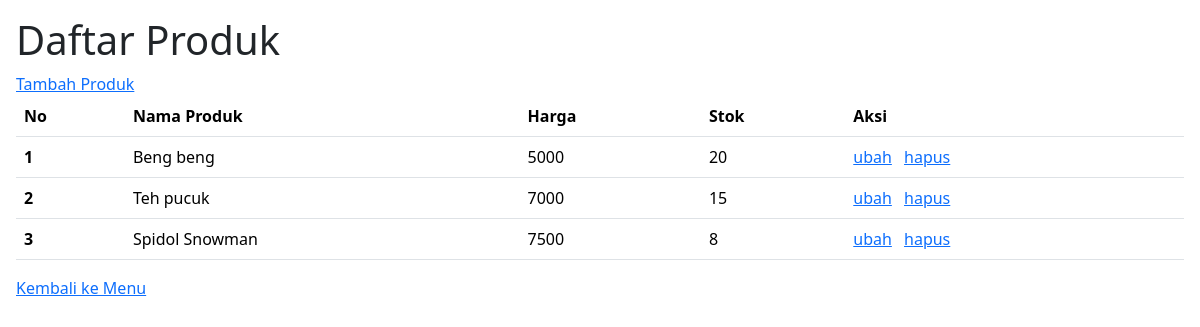
/produk-daftar.php, run on the app's committed database.
### tables this page shows
CREATE TABLE `produk` (
  `produkid` int(11) NOT NULL,
  `namaproduk` varchar(255) NOT NULL,
  `harga` int(11) NOT NULL,
  `stok` int(11) NOT NULL
);

### produk-daftar.php (the view, shortened to what this page needs)
<?php
$host = 'localhost';
$db = 'dbkasir100';
$user = 'root';
$password = '';
$dsn = "mysql:host=$host;dbname=$db;charset=UTF8";
try {
    $pdo = new PDO($dsn, $user, $password);
} catch (PDOException $e) {
    echo $e->getMessage();
}
$sql = "SELECT * FROM produk";
$statement = $pdo->query($sql);
$daftarproduk = $statement->fetchAll(PDO::FETCH_ASSOC);
?>
<!DOCTYPE html>
<html lang="en">
<head>
    <link href="https://cdn.jsdelivr.net/npm/bootstrap@5.3.2/dist/css/bootstrap.min.css" rel="stylesheet">
</head>
<body class="p-3">
    <h1>Daftar Produk</h1>
    <a href="produk-form-tambah.php">Tambah Produk</a>
    <table class="table">
        <thead>
            <tr>
                <th scope="col">No</th>
                <th scope="col">Nama Produk</th>
                <th scope="col">Harga</th>
                <th scope="col">Stok</th>
                <th scope="col">Aksi</th>
            </tr>
        </thead>
        <tbody>
            <?php
            $nomor = 1;
            foreach ($daftarproduk as $produk) {
            ?>
                <tr>
                    <th scope="row"><?php echo $nomor ?></th>
                    <td><?php echo $produk['namaproduk'] ?></td>
                    <td><?php echo $produk['harga'] ?></td>
                    <td><?php echo $produk['stok'] ?></td>
                    <td>
                        <a href="produk-form-edit.php?produkid=<?php echo $produk['produkid'] ?>">ubah</a>
                        <a class="mx-2" href="produk-hapus.php?produkid=<?php echo $produk['produkid'] ?>">hapus</a>
                    </td>
                </tr>
            <?php
                $nomor++;
            }
            ?>
        </tbody>
    </table>
    <a href="menu.php">Kembali ke Menu</a>
</body>
</html>

### data on the page
produk: namaproduk "Beng beng", harga "5000", stok "20"
produk: namaproduk "Teh pucuk", harga "7000", stok "15"
produk: namaproduk "Spidol Snowman", harga "7500", stok "8"
